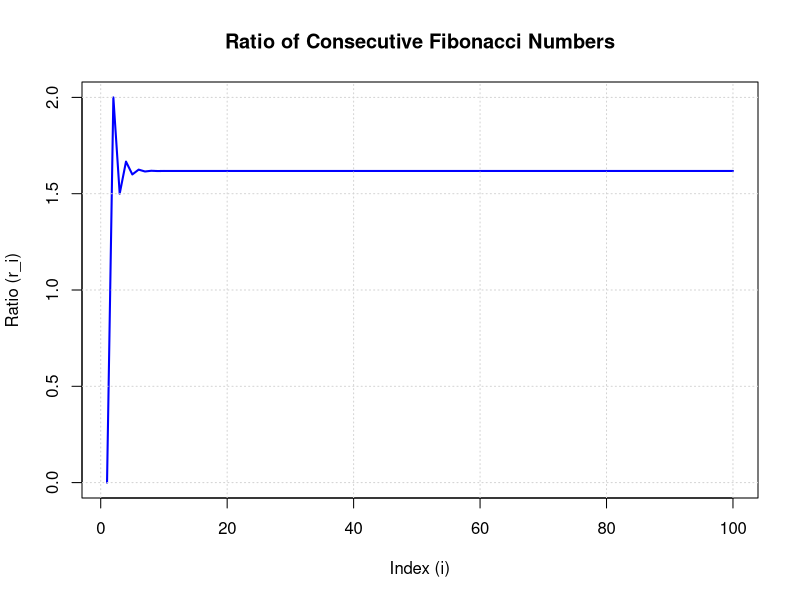
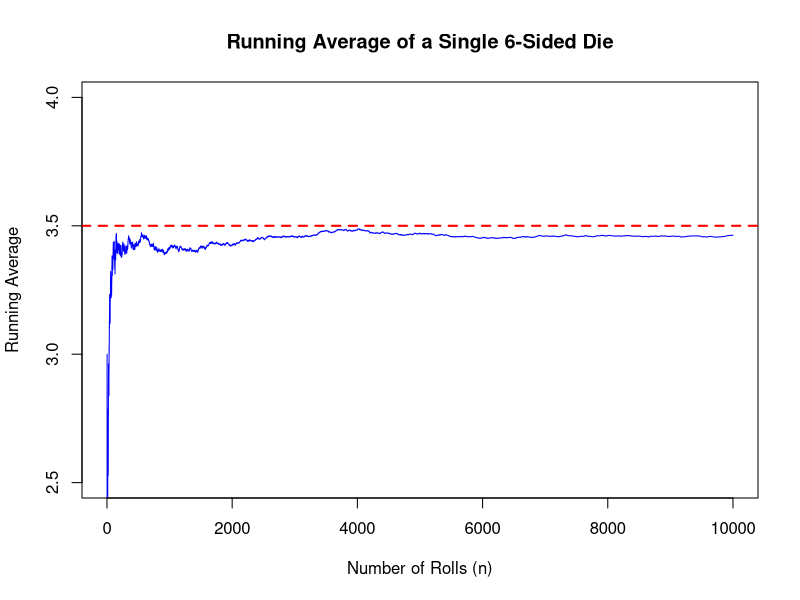
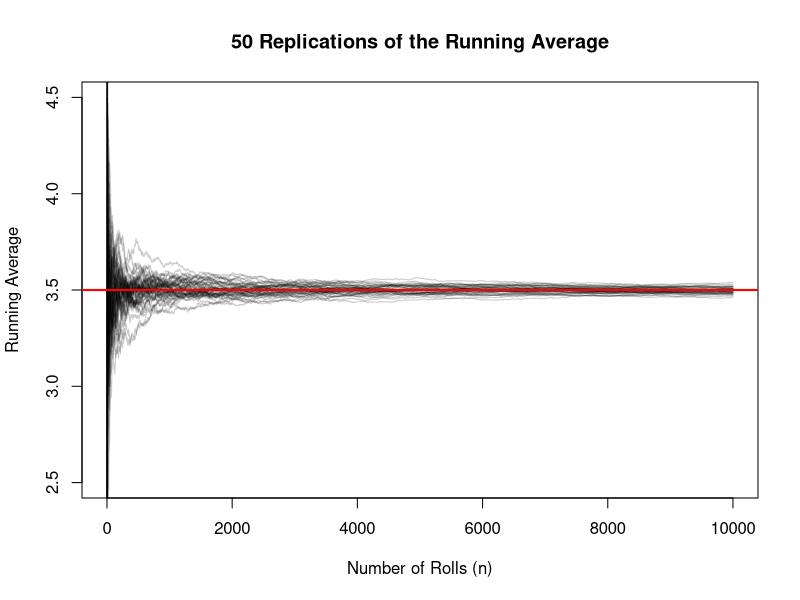
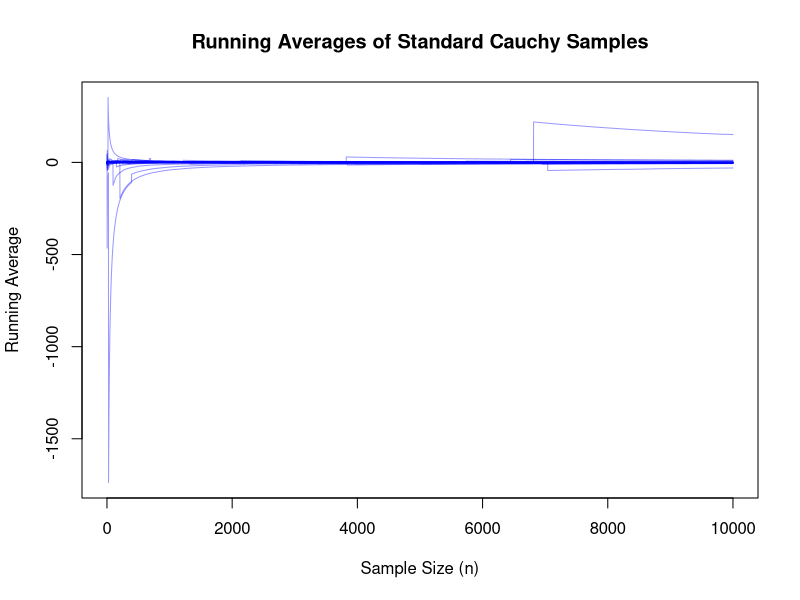

Recreate these plots in R, in order.
## ---- chunk 1
#knitr::opts_chunk$set(echo = TRUE)
# Install microbenchmark if not already installed
#if (!requireNamespace("microbenchmark", quietly = TRUE)) {
#  install.packages("microbenchmark")
#}
library(microbenchmark)
## ---- chunk 2
# function returning a vector of length n containing the first n fibonacci numbers
get_fibonacci <- function(n) {
  # edge cases
  if (n <= 0) return(numeric(0))
  if (n == 1) return(1)
  
  fib <- numeric(n)
  fib[1] <- 1
  fib[2] <- 1
  if (n > 2) {
    for (i in 3:n) {
      fib[i] <- fib[i - 1] + fib[i - 2]
    }
  }
  
  return(fib)
}

# Using a FOR loop
fib_ratio_for <- function(n) {
  fib <- get_fibonacci(n+1)
  r <- numeric(n)
  for (i in 2:n) {
      r[i] <- fib[i+1] / fib[i]
    }
  return(r)
}

# Using a WHILE loop
fib_ratio_while <- function(n) {
  fib <- get_fibonacci(n+1)
  r <- numeric(n)
  i=2
  while (i <= n) {
    r[i] <- fib[i+1] / fib[i]
    i <- i+1
  }
  return(r)
}
## ---- chunk 3
# Benchmark for n = 200
bm_200 <- microbenchmark(
  FOR_loop = fib_ratio_for(200),
  WHILE_loop = fib_ratio_while(200),
  times = 1000
)
print(bm_200)

# Benchmark for n = 2000
bm_2000 <- microbenchmark(
  FOR_loop = fib_ratio_for(2000),
  WHILE_loop = fib_ratio_while(2000),
  times = 1000
)
print(bm_2000)

## ---- chunk 4
n <- 100
ratios <- fib_ratio_for(n)

plot(1:n, ratios, type = "l", col = "blue", lwd = 2,
     xlab = "Index (i)", ylab = "Ratio (r_i)",
     main = "Ratio of Consecutive Fibonacci Numbers")
grid()

## ---- chunk 5
knitr::opts_chunk$set(echo = TRUE)
# Set a seed for reproducibility
set.seed(42)
## ---- chunk 6
n <- 10000
# Simulate n rolls of a fair 6-sided die
rolls <- sample(1:6, n, replace = TRUE)

cumulative_mean <- cumsum(rolls) / (1:n)

mean <- mean(1:6)

# Plot the average
plot(1:n, cumulative_mean, type = "l", col = "blue", 
     xlab = "Number of Rolls (n)", ylab = "Running Average",
     main = "Running Average of a Single 6-Sided Die",
     ylim = c(2.5, 4))
abline(h = mean, col = "red", lwd = 2, lty = 2)
## ---- chunk 7
M <- 50
n <- 10000

# Initialize a matrix to store the paths
paths <- matrix(0, nrow = n, ncol = M)

# Run the simulation 50 times using a for loop
for (i in 1:M) {
  current_rolls <- sample(1:6, n, replace = TRUE)
  paths[, i] <- cumsum(current_rolls) / (1:n)
}
mean <- mean(1:6)
# Plot all 50 paths
matplot(1:n, paths, type = "l", lty = 1, col = rgb(0, 0, 0, 0.2),
        xlab = "Number of Rolls (n)", ylab = "Running Average",
        main = "50 Replications of the Running Average",
        ylim = c(2.5, 4.5))
abline(h = mean, col = "red", lwd = 2)
## ---- chunk 8
M <- 50
epsilon <- 0.01
mu <- 3.5

n_while <- 1

# Initialize sums for the 50 paths
current_sums <- sample(1:6, M, replace = TRUE)

# Loop continues while the proportion of paths outside the threshold is >= 0.05
while (mean(abs((current_sums / n_while) - mu) > epsilon) >= 0.05) {
  n_while <- n_while + 1
  # new roll
  current_sums <- current_sums + sample(1:6, M, replace = TRUE)
}

print(n_while)
## ---- chunk 9
M <- 50
n <- 10000
paths_cauchy <- matrix(0, nrow = n, ncol = M)

for (i in 1:M) {
  cauchy_rolls <- rcauchy(n)
  paths_cauchy[, i] <- cumsum(cauchy_rolls) / (1:n)
}

matplot(1:n, paths_cauchy, type = "l", lty = 1, col = rgb(0, 0, 1, 0.4),
        xlab = "Sample Size (n)", ylab = "Running Average",
        main = "Running Averages of Standard Cauchy Samples")
